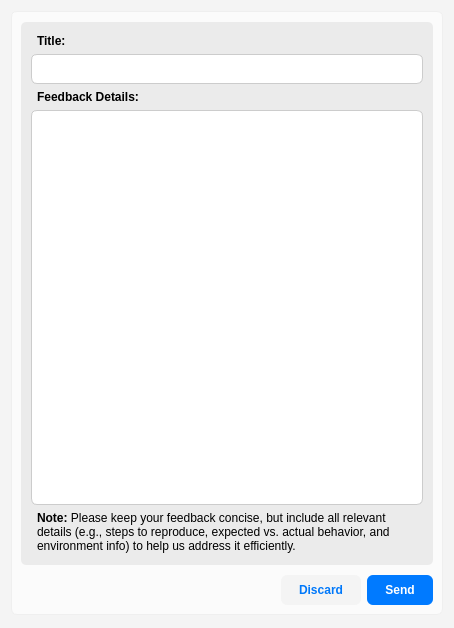
<?xml version="1.0" encoding="UTF-8"?>
<ui version="4.0">
 <class>Feedback</class>
 <widget class="QDialog" name="Feedback">
  <property name="geometry">
   <rect>
    <x>0</x>
    <y>0</y>
    <width>454</width>
    <height>628</height>
   </rect>
  </property>
  <property name="sizePolicy">
   <sizepolicy hsizetype="Preferred" vsizetype="Expanding">
    <horstretch>0</horstretch>
    <verstretch>0</verstretch>
   </sizepolicy>
  </property>
  <property name="windowTitle">
   <string>Dialog</string>
  </property>
  <property name="styleSheet">
   <string notr="true">background-color: rgb(244, 244, 244);</string>
  </property>
  <layout class="QGridLayout" name="gridLayout" rowstretch="0">
   <property name="bottomMargin">
    <number>13</number>
   </property>
   <item row="0" column="0">
    <widget class="QFrame" name="frame">
     <property name="styleSheet">
      <string notr="true">QFrame {
background-color: rgb(251, 251, 251);
border: 1px solid rgb(239, 239, 239);
border-radius:6px;
}</string>
     </property>
     <property name="frameShape">
      <enum>QFrame::Shape::StyledPanel</enum>
     </property>
     <property name="frameShadow">
      <enum>QFrame::Shadow::Raised</enum>
     </property>
     <layout class="QGridLayout" name="gridLayout_2" rowstretch="10,0,0" columnstretch="0,0,0">
      <property name="topMargin">
       <number>10</number>
      </property>
      <property name="verticalSpacing">
       <number>10</number>
      </property>
      <item row="2" column="1">
       <widget class="QPushButton" name="discard_feedback_btn">
        <property name="sizePolicy">
         <sizepolicy hsizetype="MinimumExpanding" vsizetype="MinimumExpanding">
          <horstretch>1</horstretch>
          <verstretch>0</verstretch>
         </sizepolicy>
        </property>
        <property name="cursor">
         <cursorShape>PointingHandCursor</cursorShape>
        </property>
        <property name="styleSheet">
         <string notr="true">    QPushButton {
	color: rgb(0, 120, 250);
        border: none;
        border-radius: 6px;
        padding: 8px 18px;
        font-weight: 600;
    }
    QPushButton:hover {
		background-color: rgb(251, 251, 251);
		color: rgb(0, 120, 250);
		text-decoration: underline;
    }
    QPushButton:pressed {
		background-color: rgb(0, 122, 255);
		color: rgb(255, 255, 255);
    }</string>
        </property>
        <property name="text">
         <string>Discard</string>
        </property>
       </widget>
      </item>
      <item row="2" column="0">
       <spacer name="horizontalSpacer">
        <property name="orientation">
         <enum>Qt::Orientation::Horizontal</enum>
        </property>
        <property name="sizeHint" stdset="0">
         <size>
          <width>419</width>
          <height>28</height>
         </size>
        </property>
       </spacer>
      </item>
      <item row="2" column="2">
       <widget class="QPushButton" name="save_feedback_btn">
        <property name="sizePolicy">
         <sizepolicy hsizetype="Expanding" vsizetype="Expanding">
          <horstretch>0</horstretch>
          <verstretch>0</verstretch>
         </sizepolicy>
        </property>
        <property name="maximumSize">
         <size>
          <width>16777215</width>
          <height>16777215</height>
         </size>
        </property>
        <property name="styleSheet">
         <string notr="true">    QPushButton {
  		background-color: rgb(0, 122, 255);
		color: rgb(255, 255, 255);
        border: none;
        border-radius: 6px;
        padding: 8px 18px;
        font-weight: 600;
    }
    QPushButton:hover {
	background-color: rgb(249, 249, 249);
	color: rgb(0, 122, 255);
    }
    QPushButton:pressed {
	background-color: rgb(0, 113, 234);
		color: rgb(255, 255, 255);
    }</string>
        </property>
        <property name="text">
         <string>Send</string>
        </property>
       </widget>
      </item>
      <item row="0" column="0" colspan="3">
       <widget class="QWidget" name="widget_2" native="true">
        <property name="sizePolicy">
         <sizepolicy hsizetype="MinimumExpanding" vsizetype="MinimumExpanding">
          <horstretch>0</horstretch>
          <verstretch>0</verstretch>
         </sizepolicy>
        </property>
        <property name="styleSheet">
         <string notr="true">background-color: rgb(235, 235, 235);
border-radius: 5px;</string>
        </property>
        <layout class="QVBoxLayout" name="verticalLayout" stretch="0,0,0,0,0">
         <property name="leftMargin">
          <number>10</number>
         </property>
         <property name="topMargin">
          <number>12</number>
         </property>
         <property name="rightMargin">
          <number>10</number>
         </property>
         <property name="bottomMargin">
          <number>12</number>
         </property>
         <item>
          <widget class="QLabel" name="label_2">
           <property name="font">
            <font>
             <bold>true</bold>
            </font>
           </property>
           <property name="styleSheet">
            <string notr="true">border: none;</string>
           </property>
           <property name="text">
            <string>Title:</string>
           </property>
           <property name="indent">
            <number>6</number>
           </property>
          </widget>
         </item>
         <item>
          <widget class="QLineEdit" name="feedback_title_box">
           <property name="styleSheet">
            <string notr="true">QLineEdit {
    background-color: #ffffff;
    border: 1px solid #ccc;
    border-radius: 6px;
    padding-left: 10px; /* space for icon */
    padding-right: 10px;
    padding-top: 6px;
    padding-bottom: 6px;
    font: 12px 'Segoe UI', sans-serif;
    color: #333333;
}

QLineEdit:focus {
    border: 1px solid #66afe9;
    outline: none;
}
</string>
           </property>
          </widget>
         </item>
         <item>
          <widget class="QLabel" name="label_3">
           <property name="font">
            <font>
             <bold>true</bold>
            </font>
           </property>
           <property name="styleSheet">
            <string notr="true">border: none;</string>
           </property>
           <property name="text">
            <string>Feedback Details:</string>
           </property>
           <property name="indent">
            <number>6</number>
           </property>
          </widget>
         </item>
         <item>
          <widget class="QPlainTextEdit" name="feedback_box">
           <property name="styleSheet">
            <string notr="true">QPlainTextEdit {
    background-color: white;
    border: 1px solid #ccc;
    border-radius: 6px;
    padding: 8px 12px;
    font-size: 14px;
    color: #333;
    selection-background-color: #cce5ff;
    selection-color: #000;
}

QPlainTextEdit:focus {
    border: 1px solid #66afe9;
    outline: none;
}
</string>
           </property>
           <property name="frameShape">
            <enum>QFrame::Shape::StyledPanel</enum>
           </property>
          </widget>
         </item>
         <item>
          <widget class="QLabel" name="label_4">
           <property name="font">
            <font>
             <bold>true</bold>
            </font>
           </property>
           <property name="styleSheet">
            <string notr="true">border: none;</string>
           </property>
           <property name="text">
            <string>&lt;html&gt;&lt;head/&gt;&lt;body&gt;&lt;p&gt;Note: &lt;span style=&quot; font-weight:400;&quot;&gt;Please keep your feedback concise, but include all relevant details (e.g., steps to reproduce, expected vs. actual behavior, and environment info) to help us address it efficiently.&lt;/span&gt;&lt;/p&gt;&lt;/body&gt;&lt;/html&gt;</string>
           </property>
           <property name="wordWrap">
            <bool>true</bool>
           </property>
           <property name="indent">
            <number>6</number>
           </property>
          </widget>
         </item>
        </layout>
       </widget>
      </item>
     </layout>
    </widget>
   </item>
  </layout>
 </widget>
 <resources/>
 <connections/>
</ui>
